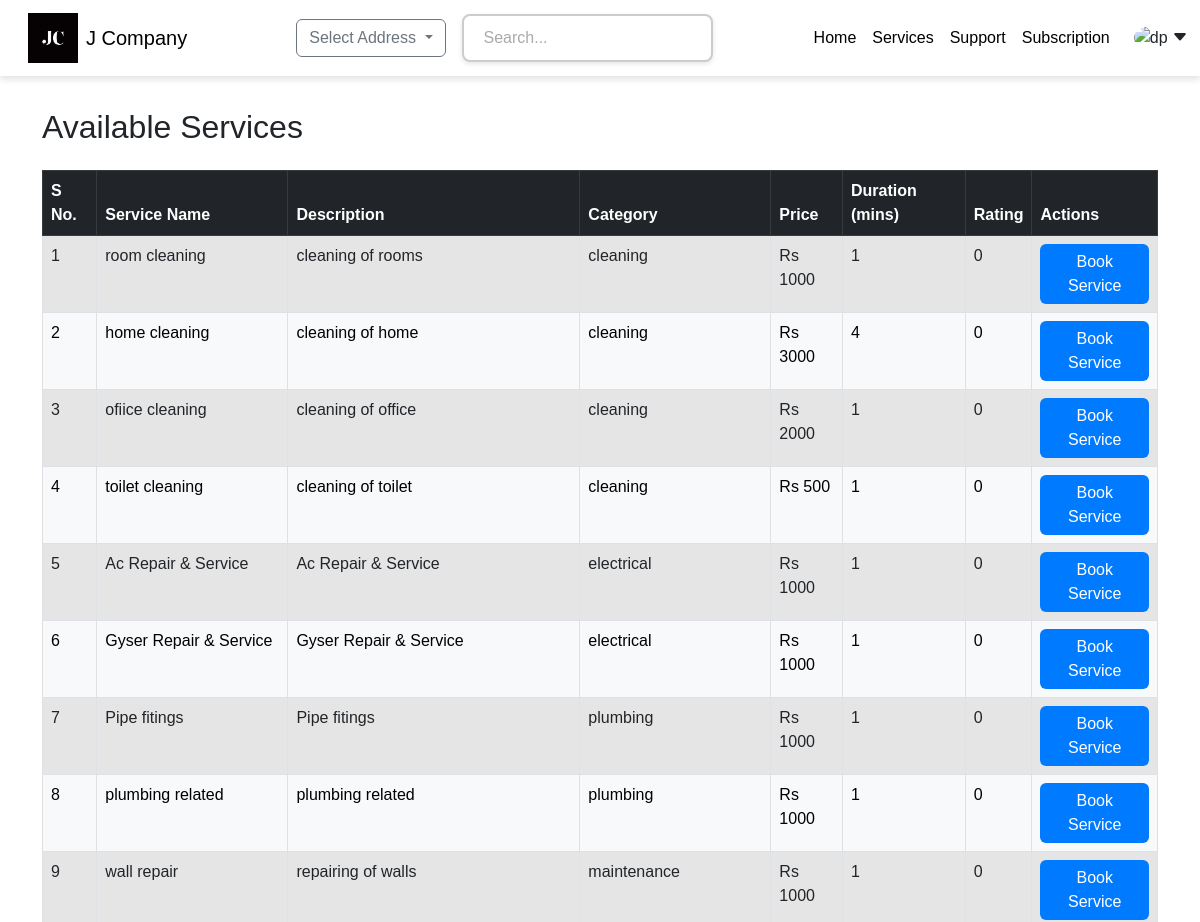
Page /viewservice (signed in, upper part) on the earlier database version.
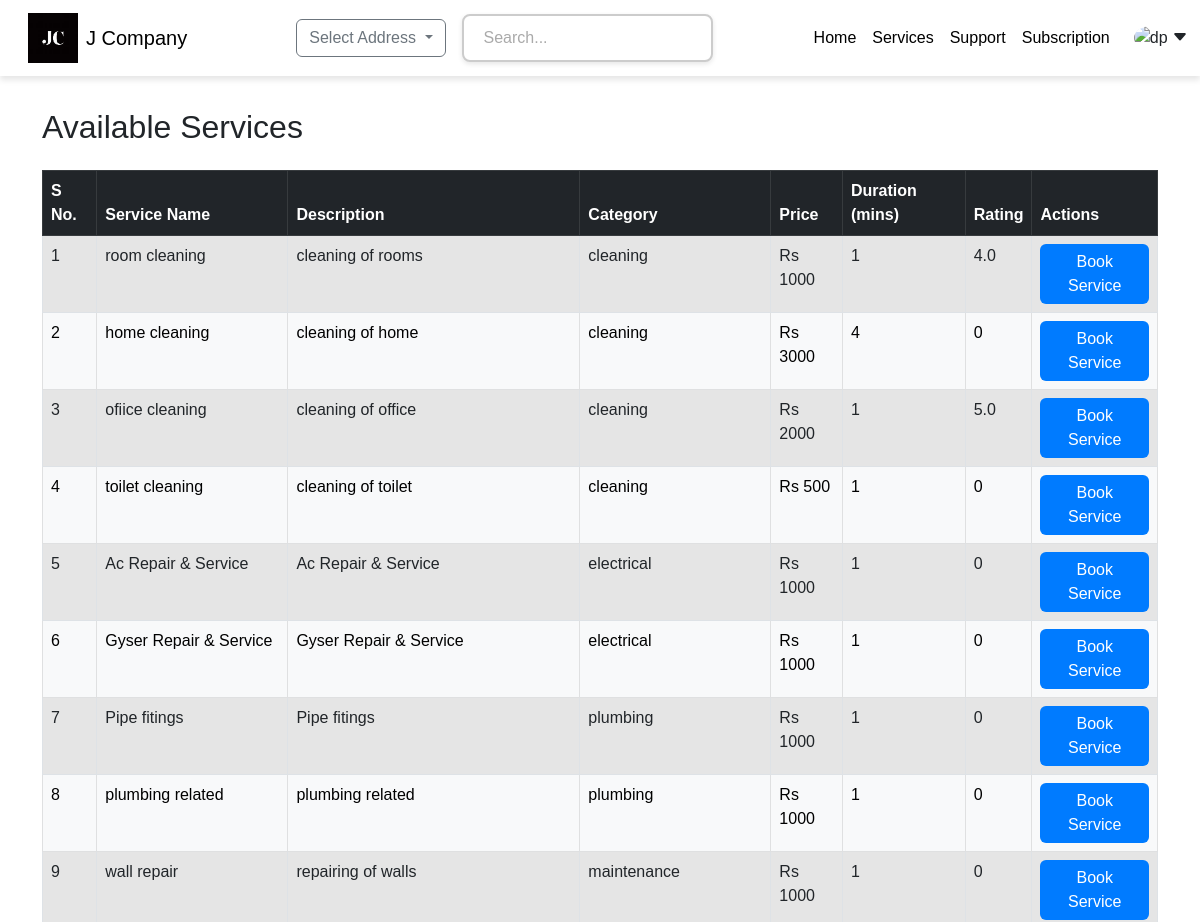
Same page on the later database version.
### app.py (models this page shows)
class Services(db.Model):
    __tablename__   = "Services"
    id              = db.Column(db.Integer, primary_key=True , autoincrement=True)
    name            = db.Column(db.String(), nullable=False)
    description     = db.Column(db.String(), nullable=False)
    category_id     = db.Column(db.Integer, db.ForeignKey("ServiceCategory.id"), nullable=False)
    price           = db.Column(db.Integer, nullable=False)
    duration        = db.Column(db.Integer, nullable=False)
    rated_services  = db.Column(db.Integer, default=0 )
    rating_sum      = db.Column(db.Integer, default=0 )
    status          = db.Column(db.Boolean, default =True ) # service_status = active/inactive
    created_at      = db.Column(db.Date,default = datetime.utcnow , nullable=False)
    updated_at      = db.Column(db.Date,default = datetime.utcnow , nullable=False)

class  ServiceCategory(db.Model):
    __tablename__   = "ServiceCategory"
    id              = db.Column(db.Integer, primary_key=True,  autoincrement=True)
    name            = db.Column(db.String(), nullable=False)  # category name
    services        = db.relationship("Services" ,  backref="category"  ,lazy=True,cascade="all,delete" )
    created_at      = db.Column(db.Date ,default = datetime.utcnow )

### app.py (the view)
@app.route("/viewservice" ,methods=["GET","POST"])
def view_service():
    services = Services.query.all()
    return render_template('view_service.html', services=services)

### templates/view_service.html (shortened to what this page needs)
{%extends "base2.html"%}
{%block content%}
<div class="container mt-5">
    <h2 class="mb-4">Available Services</h2>
        {% if services %}
        <table class="table table-bordered table-bordered table-hover">
            <thead class="table-dark">
                <tr>
                    <th>S No.</th>
                    <th>Service Name</th>
                    <th>Description</th>
                    <th>Category</th>
                    <th>Price</th>
                    <th>Duration (mins)</th>
                    <th>Rating</th>
                    <th>Actions</th>
                </tr>
            </thead>
            <tbody>
                {% set counter = 1 %}
                {% for service in services %}
                    {% if service.status %}
                    <tr class="{% if loop.index % 2 == 0 %}table-light {% else %}table-active{% endif %}">
                            <td>{{loop.index}}</td>
                            <td>{{ service.name }}</td>
                            <td>{{ service.description }}</td>
                            <td>{{ service.category.name }}</td>
                            <td>Rs {{ service.price }}</td>
                            <td>{{ service.duration }}</td>
                            <td>{%if service.rating_sum != 0 and service.rated_services!=0 %}
                                {{ service.rating_sum/service.rated_services }}
                               {%else%}
                               0
                               {%endif%}
                            </td>
                            <td>
                                <button type="button" class="btn btn-primary" data-bs-toggle="modal" data-bs-target="#bookingModal{{ service.id }}">
                                    Book Service
                                </button>
                            </td>
                        </tr>
                    {% endif %}
                {% endfor %}
            </tbody>
        </table>
    {% else %}
        <p>No active services available at the moment.</p>
    {% endif %}
</div>
{%endblock%}

Differences in the rows shown:
changed Services "room cleaning": service.rating_sum/service.rated_services (not shown) → "4.0"; no longer shows "0"
changed Services "ofiice cleaning": service.rating_sum/service.rated_services (not shown) → "5.0"; no longer shows "0"
